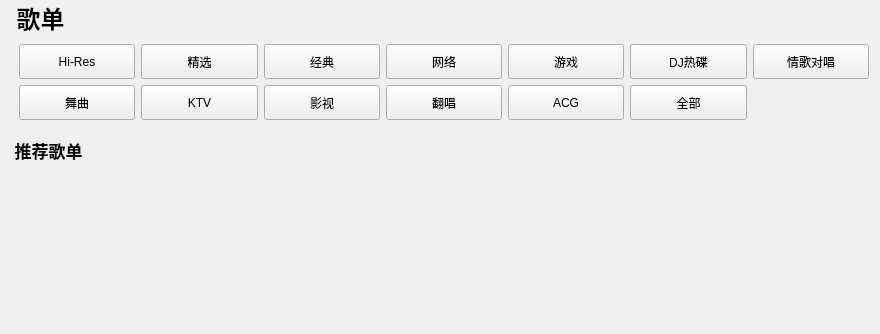
<?xml version="1.0" encoding="UTF-8"?>
<ui version="4.0">
 <class>SongList</class>
 <widget class="QWidget" name="SongList">
  <property name="geometry">
   <rect>
    <x>0</x>
    <y>0</y>
    <width>880</width>
    <height>334</height>
   </rect>
  </property>
  <property name="windowTitle">
   <string>SongList</string>
  </property>
  <layout class="QVBoxLayout" name="verticalLayout_2">
   <property name="spacing">
    <number>0</number>
   </property>
   <property name="leftMargin">
    <number>10</number>
   </property>
   <property name="topMargin">
    <number>0</number>
   </property>
   <property name="rightMargin">
    <number>2</number>
   </property>
   <property name="bottomMargin">
    <number>0</number>
   </property>
   <item>
    <widget class="MyScrollArea" name="scrollArea">
     <property name="frameShape">
      <enum>QFrame::NoFrame</enum>
     </property>
     <property name="horizontalScrollBarPolicy">
      <enum>Qt::ScrollBarAlwaysOff</enum>
     </property>
     <property name="widgetResizable">
      <bool>true</bool>
     </property>
     <widget class="QWidget" name="scrollAreaWidgetContents">
      <property name="geometry">
       <rect>
        <x>0</x>
        <y>0</y>
        <width>868</width>
        <height>334</height>
       </rect>
      </property>
      <layout class="QVBoxLayout" name="verticalLayout_3">
       <property name="spacing">
        <number>0</number>
       </property>
       <property name="leftMargin">
        <number>0</number>
       </property>
       <property name="topMargin">
        <number>0</number>
       </property>
       <property name="rightMargin">
        <number>0</number>
       </property>
       <property name="bottomMargin">
        <number>0</number>
       </property>
       <item>
        <widget class="QLabel" name="title_label">
         <property name="font">
          <font>
           <pointsize>18</pointsize>
           <bold>true</bold>
          </font>
         </property>
         <property name="text">
          <string> 歌单</string>
         </property>
         <property name="margin">
          <number>2</number>
         </property>
        </widget>
       </item>
       <item>
        <widget class="QWidget" name="widget" native="true">
         <property name="sizePolicy">
          <sizepolicy hsizetype="Expanding" vsizetype="Preferred">
           <horstretch>0</horstretch>
           <verstretch>0</verstretch>
          </sizepolicy>
         </property>
         <layout class="QGridLayout" name="gridLayout">
          <property name="bottomMargin">
           <number>18</number>
          </property>
          <item row="0" column="0">
           <widget class="QToolButton" name="Hi_toolButton">
            <property name="sizePolicy">
             <sizepolicy hsizetype="Expanding" vsizetype="Fixed">
              <horstretch>0</horstretch>
              <verstretch>0</verstretch>
             </sizepolicy>
            </property>
            <property name="minimumSize">
             <size>
              <width>0</width>
              <height>35</height>
             </size>
            </property>
            <property name="maximumSize">
             <size>
              <width>16777215</width>
              <height>35</height>
             </size>
            </property>
            <property name="cursor">
             <cursorShape>PointingHandCursor</cursorShape>
            </property>
            <property name="text">
             <string>Hi-Res</string>
            </property>
           </widget>
          </item>
          <item row="0" column="1">
           <widget class="QToolButton" name="select_toolButton">
            <property name="sizePolicy">
             <sizepolicy hsizetype="Expanding" vsizetype="Fixed">
              <horstretch>0</horstretch>
              <verstretch>0</verstretch>
             </sizepolicy>
            </property>
            <property name="minimumSize">
             <size>
              <width>0</width>
              <height>35</height>
             </size>
            </property>
            <property name="maximumSize">
             <size>
              <width>16777215</width>
              <height>35</height>
             </size>
            </property>
            <property name="cursor">
             <cursorShape>PointingHandCursor</cursorShape>
            </property>
            <property name="text">
             <string>精选</string>
            </property>
           </widget>
          </item>
          <item row="0" column="2">
           <widget class="QToolButton" name="classic_toolButton">
            <property name="sizePolicy">
             <sizepolicy hsizetype="Expanding" vsizetype="Fixed">
              <horstretch>0</horstretch>
              <verstretch>0</verstretch>
             </sizepolicy>
            </property>
            <property name="minimumSize">
             <size>
              <width>0</width>
              <height>35</height>
             </size>
            </property>
            <property name="maximumSize">
             <size>
              <width>16777215</width>
              <height>35</height>
             </size>
            </property>
            <property name="cursor">
             <cursorShape>PointingHandCursor</cursorShape>
            </property>
            <property name="text">
             <string>经典</string>
            </property>
           </widget>
          </item>
          <item row="0" column="3">
           <widget class="QToolButton" name="network_toolButton">
            <property name="sizePolicy">
             <sizepolicy hsizetype="Expanding" vsizetype="Fixed">
              <horstretch>0</horstretch>
              <verstretch>0</verstretch>
             </sizepolicy>
            </property>
            <property name="minimumSize">
             <size>
              <width>0</width>
              <height>35</height>
             </size>
            </property>
            <property name="maximumSize">
             <size>
              <width>16777215</width>
              <height>35</height>
             </size>
            </property>
            <property name="cursor">
             <cursorShape>PointingHandCursor</cursorShape>
            </property>
            <property name="text">
             <string>网络</string>
            </property>
           </widget>
          </item>
          <item row="0" column="4">
           <widget class="QToolButton" name="game_toolButton">
            <property name="sizePolicy">
             <sizepolicy hsizetype="Expanding" vsizetype="Fixed">
              <horstretch>0</horstretch>
              <verstretch>0</verstretch>
             </sizepolicy>
            </property>
            <property name="minimumSize">
             <size>
              <width>0</width>
              <height>35</height>
             </size>
            </property>
            <property name="maximumSize">
             <size>
              <width>16777215</width>
              <height>35</height>
             </size>
            </property>
            <property name="cursor">
             <cursorShape>PointingHandCursor</cursorShape>
            </property>
            <property name="text">
             <string>游戏</string>
            </property>
           </widget>
          </item>
          <item row="0" column="5">
           <widget class="QToolButton" name="DJ_toolButton">
            <property name="sizePolicy">
             <sizepolicy hsizetype="Expanding" vsizetype="Fixed">
              <horstretch>0</horstretch>
              <verstretch>0</verstretch>
             </sizepolicy>
            </property>
            <property name="minimumSize">
             <size>
              <width>0</width>
              <height>35</height>
             </size>
            </property>
            <property name="maximumSize">
             <size>
              <width>16777215</width>
              <height>35</height>
             </size>
            </property>
            <property name="cursor">
             <cursorShape>PointingHandCursor</cursorShape>
            </property>
            <property name="text">
             <string>DJ热碟</string>
            </property>
           </widget>
          </item>
          <item row="0" column="6">
           <widget class="QToolButton" name="love_song_toolButton">
            <property name="sizePolicy">
             <sizepolicy hsizetype="Expanding" vsizetype="Fixed">
              <horstretch>0</horstretch>
              <verstretch>0</verstretch>
             </sizepolicy>
            </property>
            <property name="minimumSize">
             <size>
              <width>0</width>
              <height>35</height>
             </size>
            </property>
            <property name="maximumSize">
             <size>
              <width>16777215</width>
              <height>35</height>
             </size>
            </property>
            <property name="cursor">
             <cursorShape>PointingHandCursor</cursorShape>
            </property>
            <property name="text">
             <string>情歌对唱</string>
            </property>
           </widget>
          </item>
          <item row="1" column="0">
           <widget class="QToolButton" name="dance_music_toolButton">
            <property name="sizePolicy">
             <sizepolicy hsizetype="Expanding" vsizetype="Fixed">
              <horstretch>0</horstretch>
              <verstretch>0</verstretch>
             </sizepolicy>
            </property>
            <property name="minimumSize">
             <size>
              <width>0</width>
              <height>35</height>
             </size>
            </property>
            <property name="maximumSize">
             <size>
              <width>16777215</width>
              <height>35</height>
             </size>
            </property>
            <property name="cursor">
             <cursorShape>PointingHandCursor</cursorShape>
            </property>
            <property name="text">
             <string>舞曲</string>
            </property>
           </widget>
          </item>
          <item row="1" column="1">
           <widget class="QToolButton" name="KTV_toolButton">
            <property name="sizePolicy">
             <sizepolicy hsizetype="Expanding" vsizetype="Fixed">
              <horstretch>0</horstretch>
              <verstretch>0</verstretch>
             </sizepolicy>
            </property>
            <property name="minimumSize">
             <size>
              <width>0</width>
              <height>35</height>
             </size>
            </property>
            <property name="maximumSize">
             <size>
              <width>16777215</width>
              <height>35</height>
             </size>
            </property>
            <property name="cursor">
             <cursorShape>PointingHandCursor</cursorShape>
            </property>
            <property name="text">
             <string>KTV</string>
            </property>
           </widget>
          </item>
          <item row="1" column="2">
           <widget class="QToolButton" name="video_toolButton">
            <property name="sizePolicy">
             <sizepolicy hsizetype="Expanding" vsizetype="Fixed">
              <horstretch>0</horstretch>
              <verstretch>0</verstretch>
             </sizepolicy>
            </property>
            <property name="minimumSize">
             <size>
              <width>0</width>
              <height>35</height>
             </size>
            </property>
            <property name="maximumSize">
             <size>
              <width>16777215</width>
              <height>35</height>
             </size>
            </property>
            <property name="cursor">
             <cursorShape>PointingHandCursor</cursorShape>
            </property>
            <property name="text">
             <string>影视</string>
            </property>
           </widget>
          </item>
          <item row="1" column="3">
           <widget class="QToolButton" name="cover_toolButton">
            <property name="sizePolicy">
             <sizepolicy hsizetype="Expanding" vsizetype="Fixed">
              <horstretch>0</horstretch>
              <verstretch>0</verstretch>
             </sizepolicy>
            </property>
            <property name="minimumSize">
             <size>
              <width>0</width>
              <height>35</height>
             </size>
            </property>
            <property name="maximumSize">
             <size>
              <width>16777215</width>
              <height>35</height>
             </size>
            </property>
            <property name="cursor">
             <cursorShape>PointingHandCursor</cursorShape>
            </property>
            <property name="text">
             <string>翻唱</string>
            </property>
           </widget>
          </item>
          <item row="1" column="4">
           <widget class="QToolButton" name="ACG_toolButton">
            <property name="sizePolicy">
             <sizepolicy hsizetype="Expanding" vsizetype="Fixed">
              <horstretch>0</horstretch>
              <verstretch>0</verstretch>
             </sizepolicy>
            </property>
            <property name="minimumSize">
             <size>
              <width>0</width>
              <height>35</height>
             </size>
            </property>
            <property name="maximumSize">
             <size>
              <width>16777215</width>
              <height>35</height>
             </size>
            </property>
            <property name="cursor">
             <cursorShape>PointingHandCursor</cursorShape>
            </property>
            <property name="text">
             <string>ACG</string>
            </property>
           </widget>
          </item>
          <item row="1" column="5">
           <widget class="IconBesideTextToolButton" name="all_toolButton">
            <property name="sizePolicy">
             <sizepolicy hsizetype="Expanding" vsizetype="Fixed">
              <horstretch>0</horstretch>
              <verstretch>0</verstretch>
             </sizepolicy>
            </property>
            <property name="minimumSize">
             <size>
              <width>0</width>
              <height>35</height>
             </size>
            </property>
            <property name="maximumSize">
             <size>
              <width>16777215</width>
              <height>35</height>
             </size>
            </property>
            <property name="cursor">
             <cursorShape>PointingHandCursor</cursorShape>
            </property>
            <property name="text">
             <string>全部</string>
            </property>
            <property name="checkable">
             <bool>true</bool>
            </property>
           </widget>
          </item>
          <item row="1" column="6">
           <spacer name="horizontalSpacer">
            <property name="orientation">
             <enum>Qt::Horizontal</enum>
            </property>
            <property name="sizeHint" stdset="0">
             <size>
              <width>40</width>
              <height>20</height>
             </size>
            </property>
           </spacer>
          </item>
         </layout>
        </widget>
       </item>
       <item>
        <widget class="QLabel" name="title_label_2">
         <property name="font">
          <font>
           <pointsize>13</pointsize>
           <bold>true</bold>
          </font>
         </property>
         <property name="text">
          <string> 推荐歌单</string>
         </property>
         <property name="margin">
          <number>2</number>
         </property>
        </widget>
       </item>
       <item>
        <widget class="QWidget" name="table_widget" native="true">
         <property name="sizePolicy">
          <sizepolicy hsizetype="Preferred" vsizetype="Expanding">
           <horstretch>0</horstretch>
           <verstretch>0</verstretch>
          </sizepolicy>
         </property>
        </widget>
       </item>
      </layout>
     </widget>
    </widget>
   </item>
  </layout>
 </widget>
 <customwidgets>
  <customwidget>
   <class>IconBesideTextToolButton</class>
   <extends>QToolButton</extends>
   <header>IconBesideTextToolButton.h</header>
  </customwidget>
  <customwidget>
   <class>MyScrollArea</class>
   <extends>QScrollArea</extends>
   <header>MyScrollArea.h</header>
   <container>1</container>
  </customwidget>
 </customwidgets>
 <resources/>
 <connections/>
</ui>
